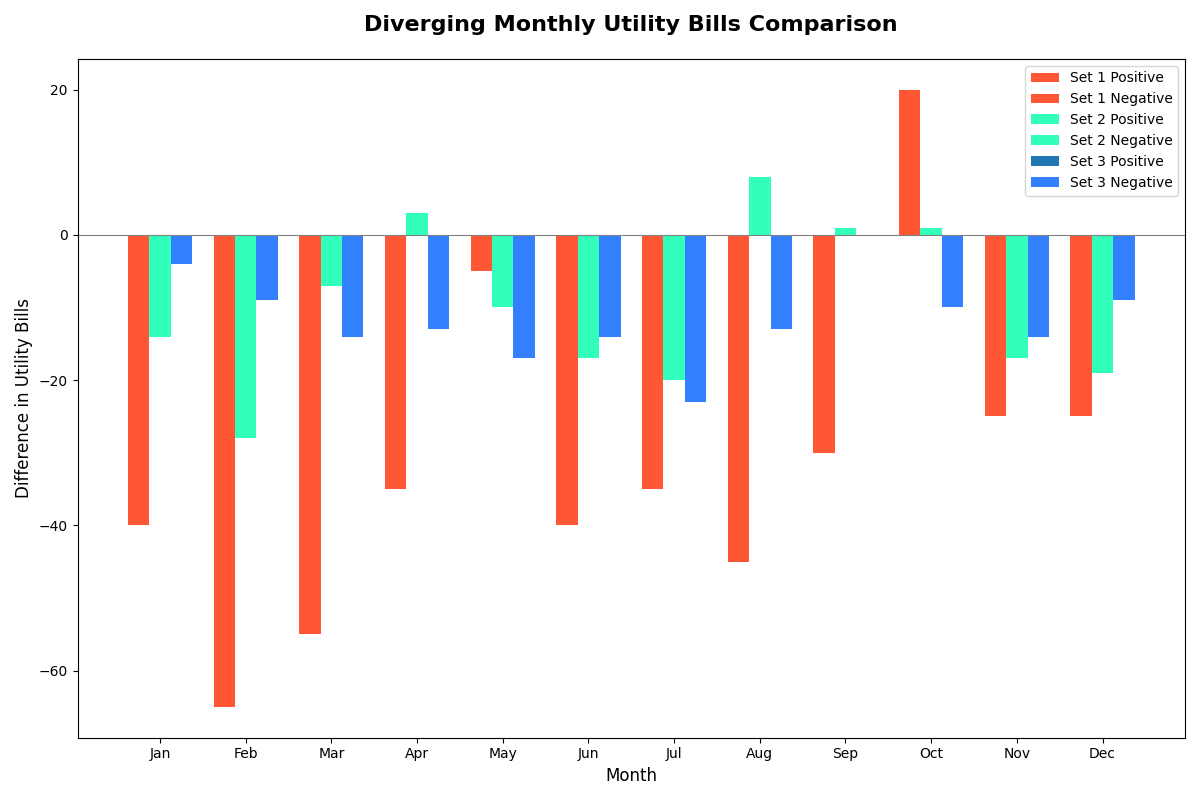

The Python source for this figure:
import matplotlib.pyplot as plt
import numpy as np

months = ["Jan", "Feb", "Mar", "Apr", "May", "Jun", "Jul", "Aug", "Sep", "Oct", "Nov", "Dec"]

# Combined bills into net positive and negative for diverging effect
bills = np.array([
    [60, 65, 70, 55, 80, 85, 75, 50, 105, 100, 90, 95], 
    [31, 22, 25, 40, 33, 24, 28, 38, 35, 36, 30, 20], 
    [36, 38, 40, 25, 33, 30, 26, 39, 35, 32, 31, 27]
]) - np.array([
    [100, 130, 125, 90, 85, 125, 110, 95, 135, 80, 115, 120], 
    [45, 50, 32, 37, 43, 41, 48, 30, 34, 35, 47, 39], 
    [40, 47, 54, 38, 50, 44, 49, 52, 35, 42, 45, 36]
])

x = np.arange(len(months))
bar_width = 0.25
colors = ['#FF5733', '#33FFBD', '#3380FF']  # Color schemes for different segments
fig, ax = plt.subplots(figsize=(12, 8))

# Plot positive and negative diverging bars from the center line
for idx in range(bills.shape[0]):
    positive_idxs = bills[idx] > 0
    negative_idxs = ~positive_idxs
    
    ax.bar(x[positive_idxs] + idx*bar_width, bills[idx, positive_idxs], width=bar_width, color=colors[idx], label=f'Set {idx+1} Positive')
    ax.bar(x[negative_idxs] + idx*bar_width, bills[idx, negative_idxs], width=bar_width, color=colors[idx], label=f'Set {idx+1} Negative')

ax.axhline(0, color='grey', linewidth=0.8)  # Central axis line
ax.set_title("Diverging Monthly Utility Bills Comparison", fontsize=16, fontweight='bold', pad=20)
ax.set_xlabel("Month", fontsize=12)
ax.set_ylabel("Difference in Utility Bills", fontsize=12)
ax.set_xticks(x + bar_width)
ax.set_xticklabels(months)

plt.legend()
plt.tight_layout()
plt.show()
